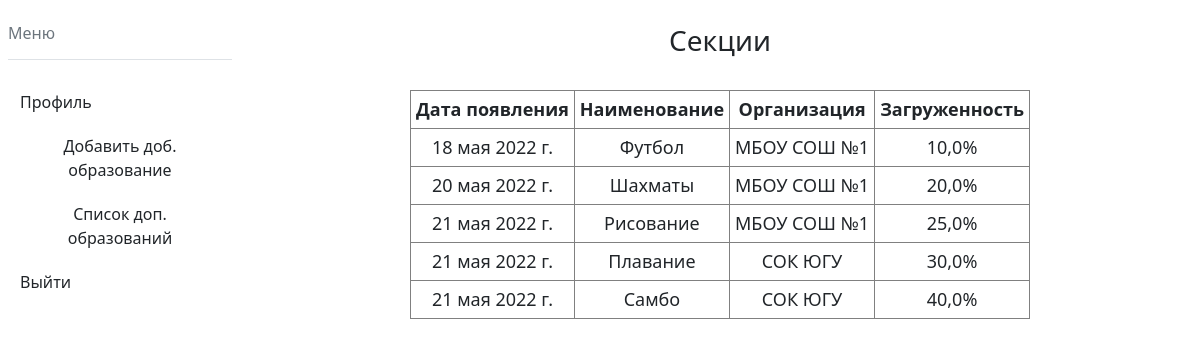
The page /sections/ (signed in) on the database its author committed.
### mainapp/models.py (models this page shows, shortened)
class Section(models.Model):
    title = models.CharField(max_length=150, help_text='Введите название секции', verbose_name='Секция', null=False)
    organization = models.ForeignKey('Organization', on_delete=models.CASCADE, help_text='Выберите организацию', verbose_name='Организация', null=False)
    date = models.DateField(help_text='Введите дату начала', verbose_name='Дата', auto_now_add=True)
    coach = models.CharField(max_length=150, help_text='Введите главного тренера секции', verbose_name='Тренер', null=True, blank=True)
    load = models.FloatField(default=10, help_text='Введите нагруженность секции', verbose_name="Нагруженность секции")

class Organization(models.Model):
    title = models.CharField(max_length=150, help_text='Введите название организации доп. образования', verbose_name='Организация', null=False)
    director = models.CharField(max_length=150, help_text='Введите директора организации', verbose_name='Директор', null = True, blank=True)

### mainapp/views.py (the view)
# urls.py: path('sections/', views.sections, name='sections'),
def sections(request):
    if request.user.is_authenticated:
        sections = Section.objects.all()
        return render(request, 'mainapp/sections.html', {'sections': sections})
    else:
        return HttpResponseRedirect('/login')

### templates/mainapp/sections.html (shortened to what this page needs)
<!DOCTYPE html>
<html lang="en">
{% load static %}
<head>
    <link href= '{% static "css/parent_profile.css" %}' rel="stylesheet" >
    <link rel="stylesheet" href="https://cdn.jsdelivr.net/npm/bootstrap@5.1.3/dist/css/bootstrap.min.css">
</head>
<body>
<div class="b-left">
    <aside class="bd-aside sticky-xl-top text-muted align-self-start mb-3 mb-xl-5 px-2">
  <h2 class="h6 pt-4 pb-3 mb-4 border-bottom">Меню</h2>
  <nav class="small" id="toc">
    <ul class="list-unstyled">
      <li class="my-2">
          <a href="/" class="btn d-inline-flex align-items-center collapsed border-0" data-bs-toggle="collapse" aria-expanded="false" data-bs-target="#contents-collapse" aria-controls="contents-collapse">Профиль</a>
      </li>
      <li class="my-2">
        <a href="/add_section_child" class="btn d-inline-flex align-items-center collapsed border-0" data-bs-toggle="collapse" aria-expanded="false" data-bs-target="#contents-collapse" aria-controls="contents-collapse">Добавить доб. образование</a>
      </li>
        <li class="my-2">
        <a href="/sections" class="btn d-inline-flex align-items-center collapsed border-0" data-bs-toggle="collapse" aria-expanded="false" data-bs-target="#contents-collapse" aria-controls="contents-collapse">Список доп. образований</a>
      </li>
      <li class="my-2">
        <a href="/logout" class="btn d-inline-flex align-items-center collapsed border-0" data-bs-toggle="collapse" aria-expanded="false" data-bs-target="#contents-collapse" aria-controls="contents-collapse">Выйти</a>
      </li>
    </ul>
  </nav>
</aside>
</div>
<div class="b-right">
    <br>
    <h3 style="display: flex; justify-content: center; align-items: center;">Секции</h3>
    <br>
    <table>
        <tr><th>Дата появления</th><th>Наименование</th><th>Организация</th><th>Загруженность</th></tr>
        {% for section in sections %}
            <tr>
                <td>{{section.date}}</td>
                <td>{{section.title}}</td>
                <td>{{section.organization.title}}</td>
                <td>{{section.load}}%</td>
            </tr>
        {% endfor %}
    </table>
</div>
</body>
</html>

### static/css/parent_profile.css (style rules this page uses)
.b-left { width:20%; float:left; display:flex; justify-content: center; align-items: center; }
.b-right { width:80%; float:right; }
li { list-style-type: none; }
ul { margin-left: 0; padding-left: 0; }

### templates/mainapp/sections.html (style rules this page uses)
TD, TH { padding: 5px; font-size: 18px; border: 1px solid grey; text-align: center; }
table { margin: auto; }

### rows shown on the page
Section: date "18 мая 2022 г.", title "Футбол", organization "МБОУ СОШ №1", load "10,0"
Section: date "20 мая 2022 г.", title "Шахматы", organization "МБОУ СОШ №1", load "20,0"
Section: date "21 мая 2022 г.", title "Рисование", organization "МБОУ СОШ №1", load "25,0"
Section: date "21 мая 2022 г.", title "Плавание", organization "СОК ЮГУ", load "30,0"
Section: date "21 мая 2022 г.", title "Самбо", organization "СОК ЮГУ", load "40,0"
